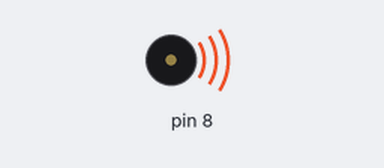
The sketch below on a simulated Arduino Uno, built with avr-gcc and run on an emulated ATmega328P. Parts: buzzer (waves = sounding).

Above: at 0.18 s.
Timing chart, 0 to 7.0 s (numbered marks = the images above):
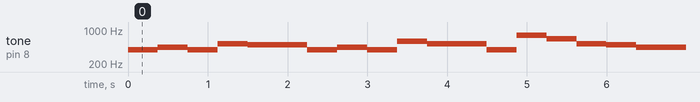

Measured:
- by itself, tone on pin 8: plays 392 Hz for 0.37 s, 440 Hz for 0.38 s, 392 Hz for 0.38 s, 524 Hz for 0.38 s, 494 Hz for 0.75 s, 392 Hz for 0.37 s … (255 notes in this stretch)

The sketch:

B4P12_-_Melody_player.ino
```cpp
/*
 * BOOK 4 Project 12: Melody player
 *
 *
  */

#define C3  131
#define CS3 139
#define D3  147
#define DS3 156
#define E3  165
#define F3  175
#define FS3 185
#define G3  196
#define GS3 208
#define A3  220
#define AS3 233
#define B3  247
#define C4  262
#define CS4 277
#define D4  294
#define DS4 311
#define E4  330
#define F4  349
#define FS4 370
#define G4  392
#define GS4 415
#define A4  440
#define AS4 466
#define B4  494
#define W1  1
#define H2  0.5
#define Q4  0.25
#define E8  0.125
#define S16 0.0625

float sinVal;
int toneVal;

int tune[] = {
  G3, G3, A3, G3, C4, B3,
  G3, G3, A3, G3, D4, C4,
  G3, G3, G4, E4, C4, C4, B3, A3,
  F4, F4, E4, C4, D4, C4
  };

float duration[] = {
  E8, E8, Q4, Q4, Q4, H2,
  E8, E8, Q4, Q4, Q4, H2,
  E8, E8, Q4, Q4, E8, E8, Q4, H2,
  E8, E8, Q4, Q4, Q4, H2,
};

int tuneSize = sizeof(tune) / sizeof(tune[0]);

int length;

void setup() {
  pinMode(8, OUTPUT);
  length = sizeof(tune) / sizeof(tune[0]);

  for (int x = 0; x < tuneSize ; x++) {
    tune[x] *= 2;
  }

}

void loop() {
    for (int x=0; x<length; x++) {
    tone(8, tune[x]);
    delay(1500 * duration[x]);
    noTone(8);
  }

for (int x=0; x<180; x++) {

  // convert degrees to radians then obtain sin value
  sinVal = (sin(x*(3.1412/180)));

  // generate a frequency from the sin value
  toneVal = 2000+(int(sinVal*1000));

  tone(8, toneVal);

  delay(2);
}
  noTone(8);
  delay(1000);
}
```
